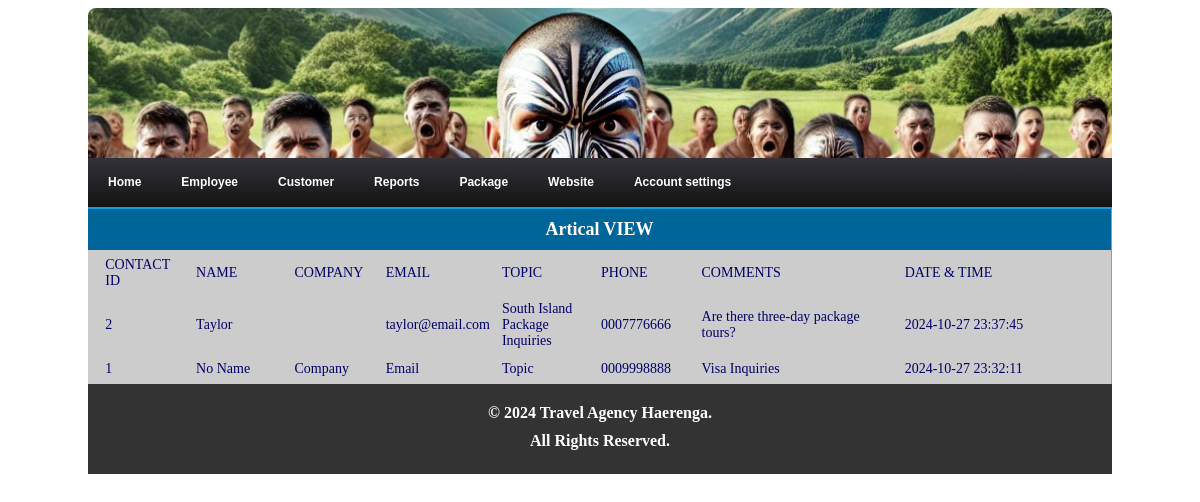
Screenshot of /admin/contact_view.php (signed in) with the database file from the repository.
### tables this page shows
CREATE TABLE contact (
  contact_id int(11) NOT NULL auto_increment,
  name varchar(100) NOT NULL,
  company varchar(100) NOT NULL,
  email varchar(100) NOT NULL,
  topic varchar(100) NOT NULL,
  phone varchar(100) NOT NULL,
  comments varchar(10000) NOT NULL,
  date timestamp NOT NULL default CURRENT_TIMESTAMP,
  PRIMARY KEY  (contact_id)
);

### admin/contact_view.php (the view, shortened to what this page needs)
<head>
</head>
<?php include('header.php'); ?>
<?php
require_once('connection\connection.php');
?>
<link rel="stylesheet" href="css/bar.css" type="text/css" />
<h2 class="ph">Artical VIEW</h2>
<table width="100%" border="0" align="center">
  <tr>
    <td width="80">CONTACT ID</td>
    <td width="90">NAME</td>
    <TD width="80"> COMPANY</TD>
    <td width="100">EMAIL</td>
    <td width="90">TOPIC</td>
    <td width="90">PHONE</td>
    <td width="200">COMMENTS</td>
    <td width="200">DATE & TIME</td>
  </tr>
  <tr>
    <?php
    $sql = mysqli_query($con, "select * from contact ORDER BY contact_id desc") or die("Query Error");
    while ($row = mysqli_fetch_array($sql)) {
      ?>
      <td><?php echo $row['contact_id']; ?></td>
      <td><?php echo $row['name']; ?></td>
      <td><?php echo $row['company']; ?></td>
      <td><?php echo $row['email']; ?></td>
      <td><?php echo $row['topic']; ?></td>
      <td><?php echo $row['phone']; ?></td>
      <td><?php echo $row['comments']; ?></td>
      <td><?php echo $row['date']; ?></td>
    </tr>
  <?php } ?>
</table>
<?php include('footer.php'); ?>

### admin/css/styles.css (style rules this page uses)
table td { padding:5px; }
#contentarea table { width:98%; }
#contentarea table td { color: #006; font-size:14px; font-family:Calibri; }

### admin/css/bar.css (style rules this page uses)
.ph { background:#069; font-family:Georgia, "Times New Roman", Times, serif; font-size:18px; font-weight:bold; padding:10px; text-align:center; height:auto; color:#FFF; margin:0 0 0 0; }

### rows the page displays
contact: contact_id "2", name "Taylor", email "taylor@email.com", topic "South Island Package Inquiries", phone "0007776666", comments "Are there three-day package tours?", date "2024-10-27 23:37:45"
contact: contact_id "1", name "No Name", company "Company", email "Email", topic "Topic", phone "0009998888", comments "Visa Inquiries", date "2024-10-27 23:32:11"
